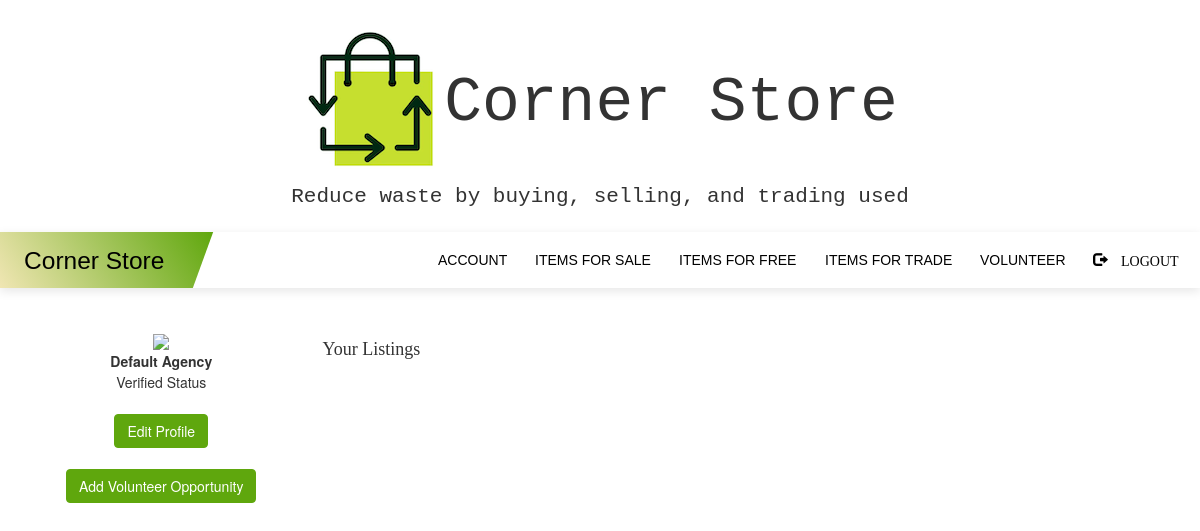
Page /agencyprofile (signed in) on the earlier database version.
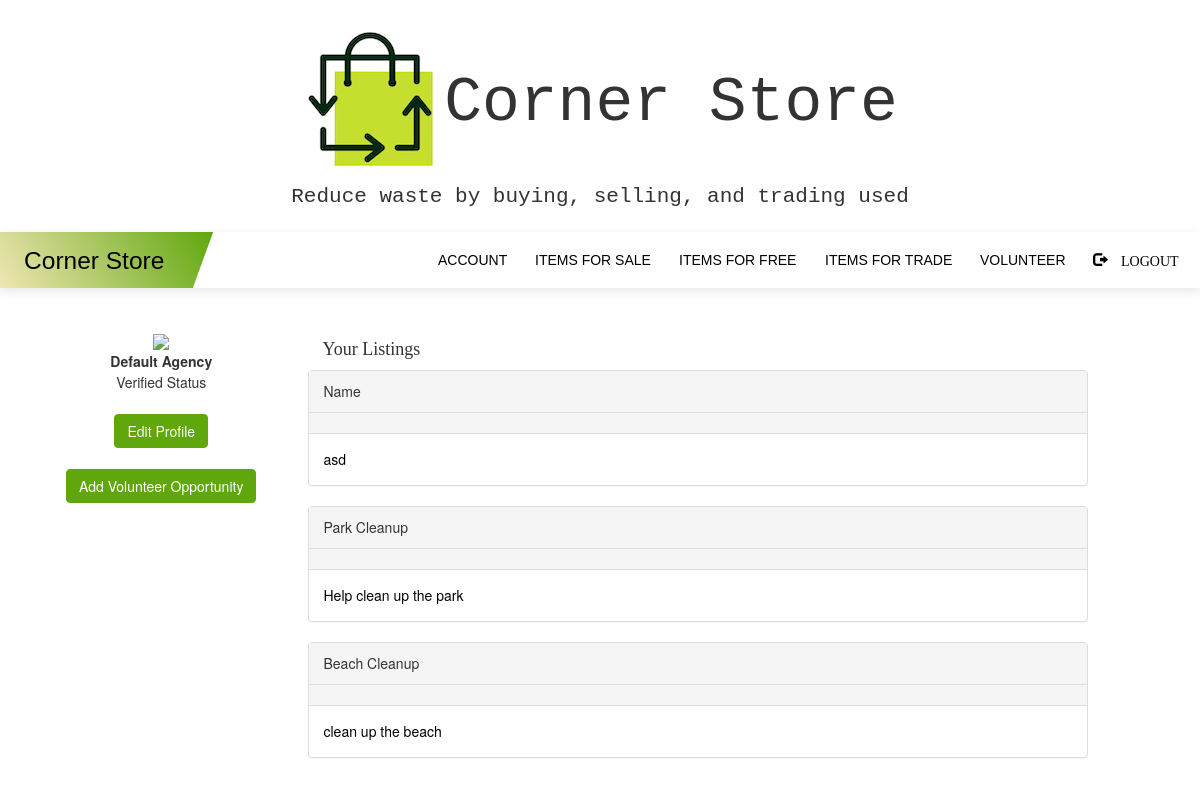
Same page on the later database version.
### myapp/models.py (models this page shows, shortened)
class Volunteer(db.Model):
    id = db.Column(db.Integer, primary_key=True)
    name = db.Column(db.String(64))
    description = db.Column(db.String(512))
    location = db.Column(db.Integer)
    date = db.Column(db.DateTime, nullable=False)
    user_id = db.Column(db.Integer, db.ForeignKey('users.id'))
    vol_id = db.relationship('BeVolunteer', backref='volunteer', lazy='dynamic')

### myapp/routes.py (the view)
@myapp_obj.route("/agencyprofile")
@login_required
def agencyprofile():
    username = current_user.username
    user_id = current_user.id
    listings = Volunteer.query.filter(Volunteer.user_id==user_id)
    return render_template('agencyprofile.html', username = username, listings=listings)

### myapp/models.py (called while the page is built)
@login.user_loader
def load_user(id):
    return User.query.get(int(id))

### myapp/templates/agencyprofile.html (shortened to what this page needs)
{% extends "base.html" %}
{% block content %}
<br><br>
<div class="container rounded bg-white mt-5 mb-5">
    <div class="row">
        <div class="col-md-3 border-right">
            <div class="d-flex flex-column align-items-center text-center p-3 py-5">
                <img class="rounded-circle mt-5" width="150px" src="https://st3.depositphotos.com/15648834/17930/v/600/depositphotos_179308454-stock-illustration-unknown-person-silhouette-glasses-profile.jpg">
                <br> <center><strong><span class="font-weight-bold"> {{ username }}</span></strong>
                <br><span> Verified Status </span> <br><br>
                <span><a href="/editprofile"> <button type="button" class="btn btn-primary">Edit Profile</button> </a></span><br><br>
                <span><a href="/listvolunteer"><button type="button" class="btn btn-primary"> Add Volunteer Opportunity </button></a></span>
            </center>
            </div>
        </div>
        <div class="col-md-8 border-right">
            <div class="p-3 py-5">
                <h4 style='font-family: Monaco;'>Your Listings</h4>
                <div class="row mt-2">
                    {% for i in listings %}
                        <a href="/managevol/{{i.id}}">
                        <div class="panel panel-default">
                          <div class="panel-heading">
                            <div class="col">{{ i.name }}</div>
                        </div>
                        <div class="panel-heading">
                    </div>
                          <div class="panel-body">
                            {{ i.description }} </div>
                        </div>
                    </a>
                   {% endfor %}
                </div>
            </div>
        </div>
        <div class="col-md-4">
        </div>
    </div>
</div>
</div>
{% endblock %}

Differences in the rows shown:
added Volunteer: name "Name", description "asd"
added Volunteer: name "Park Cleanup", description "Help clean up the park"
added Volunteer: name "Beach Cleanup", description "clean up the beach"
